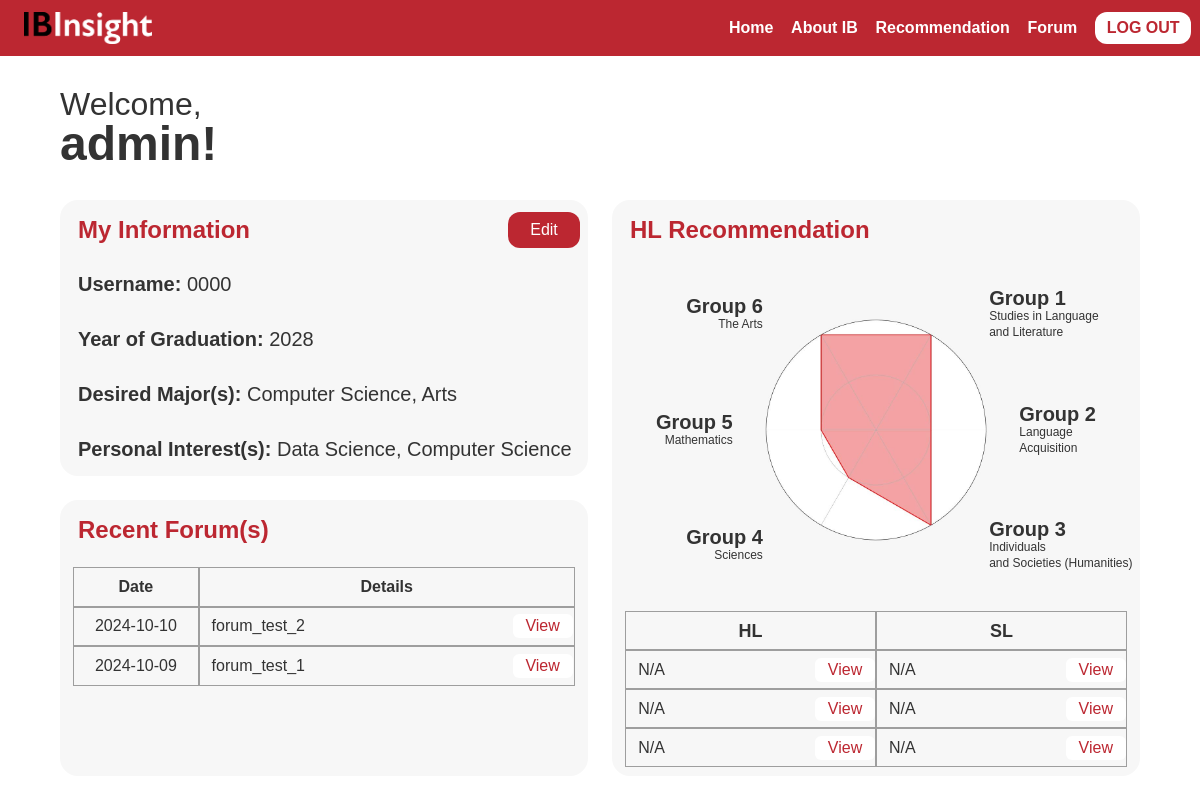
The page /main/ (signed in) on the database its author committed.
### member/models.py (models this page shows, shortened)
class CustomUser(AbstractBaseUser, PermissionsMixin):
    username = models.CharField(max_length=50, unique=True)
    name = models.CharField(max_length=60, default="")
    year_of_graduation = models.CharField(max_length=60, default="")
    major = models.CharField(max_length=60, default="")
    interest = models.CharField(max_length=60, default="")
    is_active = models.BooleanField(default=True)
    is_staff = models.BooleanField(default=False)
    REQUIRED_FIELDS = ['name']
    USERNAME_FIELD = 'username'
    objects = CustomUserManager()
    class Meta:
        verbose_name = 'Custom User'
        verbose_name_plural = 'Custom Users'

### forum/models.py (models this page shows, shortened)
class Post(models.Model):
    title = models.CharField(max_length=200)  # Title of the post
    content = models.TextField()  # Main content of the post
    created_by = models.ForeignKey(settings.AUTH_USER_MODEL, on_delete=models.CASCADE, null=True, blank=True)  # User who created the post (can be null)
    created_at = models.DateTimeField(default=timezone.now)  # Timestamp
    categories = models.ManyToManyField(Category, related_name='posts', blank=True)  # Many-to-many relationship with categories
    hashtags = models.ManyToManyField(Hashtags, related_name='posts', blank=True)  # Many-to-many relationship with hashtags

### ibinsight/views.py (the view, shortened to what this page needs)
# urls.py: path('main/', views.to_main, name='to-main'),
@login_required
def to_main(request):
    curr_user = request.user
    all_post_list = [p for p in Post.objects.all().order_by('pk')]
    last_four_post_list = [p for p in reversed(all_post_list[-4:])]
    last_four_post_date_list = [p.created_at.strftime("%Y-%m-%d") for p in last_four_post_list]
    last_four_post_title_list = [p.title for p in last_four_post_list]
    last_four_post_pk_list = [p.pk for p in last_four_post_list]
    last_four_post_tuple_list = []
    for i in range(len(last_four_post_list)):
        last_four_post_tuple_list.append((last_four_post_date_list[i], last_four_post_title_list[i], last_four_post_pk_list[i]))
    post_list = [p for p in reversed(last_four_post_list)]
    from pathlib import Path
    BASE_DIR = Path(__file__).resolve().parent.parent
    import pickle
    username = curr_user.username
    if os.path.isfile(os.path.join(BASE_DIR, 'static') + "/plot/" + username + '_subject_name.pickle'):
        with open(file=os.path.join(BASE_DIR, 'static') + "/plot/" + username + '_subject_name.pickle', mode='rb') as f:
            sl_hl_dict = pickle.load(f)
        with open(file=os.path.join(BASE_DIR, 'static') + "/plot/" + username + '_subject_pk.pickle', mode='rb') as f:
            sl_hl_pk_dict = pickle.load(f)
        sl_list = sl_hl_dict['sl']
        hl_list = sl_hl_dict['hl']
        sl_pk_list = sl_hl_pk_dict['sl']
        hl_pk_list = sl_hl_pk_dict['hl']
        hl_sl_tuple_list = []
        for i in range(len(sl_list)):
            hl_sl_tuple_list.append((hl_list[i], hl_pk_list[i], sl_list[i], sl_pk_list[i]))
    else:
        hl_sl_tuple_list = [('N/A', 0, 'N/A', 0), ('N/A', 0, 'N/A', 0), ('N/A', 0, 'N/A', 0)]
    context = {
        'curr_user': curr_user,
        'last_four_post_tuple_list': last_four_post_tuple_list,
        'post_list': post_list,
        'hl_sl_tuple_list': hl_sl_tuple_list,
    }
    print(hl_sl_tuple_list)
    return render(request, 'main.html', context)

### ibinsight/templates/main.html (shortened to what this page needs)
<!DOCTYPE html>
<html data-wf-page="66b72f81754fe5eef25d558d" data-wf-site="66b359f46c17395c16edd2c3">
<head>
  {% load static %}
  <link href="{% static 'css/normalize.css' %}" rel="stylesheet" type="text/css">
  <link href="{% static 'css/webflow.css' %}" rel="stylesheet" type="text/css">
  <link href="{% static 'css/eric-ibinsight.webflow.css' %}" rel="stylesheet" type="text/css">
</head>
<body>
  <section class="sectionnav">
    <div class="w-layout-blockcontainer containernav w-container">
      <div class="divblocknavmaingrid">
        <div id="w-node-_17c9d079-c3c6-f931-0dfe-7ccdf33b1fac-f25d558d" class="divblocknavicon"><img src="{% static 'images/Logo_BlackWhite.png' %}" loading="lazy" id="w-node-_17c9d079-c3c6-f931-0dfe-7ccdf33b1fad-f25d558d" alt="" class="imagenavicon"></div>
        <div id="w-node-_17c9d079-c3c6-f931-0dfe-7ccdf33b1fae-f25d558d" class="divblocknavmenugrid">
          <a id="w-node-_17c9d079-c3c6-f931-0dfe-7ccdf33b1faf-f25d558d" class="divblocknavmenubutton" href="{% url 'to-main' %}" style="text-decoration:none">
            <h1 class="headingnavmenubutton">Home</h1>
          </a>
          <a id="w-node-_17c9d079-c3c6-f931-0dfe-7ccdf33b1fb2-f25d558d" class="divblocknavmenubutton" href="{% url 'to-about_ib' %}" style="text-decoration:none">
            <h1 class="headingnavmenubutton">About IB</h1>
          </a>
          <a id="w-node-_17c9d079-c3c6-f931-0dfe-7ccdf33b1fb5-f25d558d" class="divblocknavmenubutton" href="{% url 'to-survey' %}" style="text-decoration:none">
            <h1 class="headingnavmenubutton">Recommendation</h1>
          </a>
          <a id="w-node-_17c9d079-c3c6-f931-0dfe-7ccdf33b1fb8-f25d558d" class="divblocknavmenubutton" href="{% url 'forum_list' %}" style="text-decoration:none">
            <h1 class="headingnavmenubutton">Forum</h1>
          </a>
          <a id="w-node-_17c9d079-c3c6-f931-0dfe-7ccdf33b1fbb-f25d558d" class="divblocknavlogoutbutton" href="{% url 'log-out' %}" style="text-decoration:none">
            <h1 id="w-node-_17c9d079-c3c6-f931-0dfe-7ccdf33b1fbc-f25d558d" class="headingnavlogoutbutton">LOG OUT</h1>
          </a>
        </div>
      </div>
    </div>
  </section>
  <section class="sectionmain">
    <div class="w-layout-blockcontainer containermain w-container">
      <div class="divblockmaingrid">
        <div id="w-node-_4f51be35-b780-31d8-a105-f304700f7ceb-f25d558d" class="divblockmainwelcomegrid">
          <div id="w-node-acc635b2-3aff-e1eb-7108-f30380a2d864-f25d558d" class="divblockmainwelcometitle">
            <h1 id="w-node-de17b220-5439-60c4-2378-4b4fd3cc8530-f25d558d" class="headingmainwelcomegreeting">Welcome,</h1>
            <h1 id="w-node-_1904dfa7-d66f-7dbc-2177-1966688c6193-f25d558d" class="headingmainwelcomename">{{ curr_user.name }}!</h1>
          </div>
        </div>
        <div class="divblockmaininfogrid">
          <div id="w-node-ab0edbd6-a158-5b45-e9b5-e031139ac2b2-f25d558d" class="divblockmaininfoleftgrid">
            <div class="divblockmainmyinformationgrid">
              <div id="w-node-be0fd73b-c6e6-d8f2-48d2-b1a301f68442-f25d558d" class="divblockmaininfotitlegrid">
                <h1 id="w-node-_0221d531-93ca-3191-6a16-79e5bac06361-f25d558d" class="headingmaininfotitle">My Information</h1>
                <a id="w-node-_7917ca6a-77d5-a561-bf60-b6027bda9dd2-f25d558d" class="divblockmaininfotitlebutton" style="text-decoration:none; cursor:pointer" onclick="showModal();">
                  <h1 id="w-node-_182e9e8d-9c61-df76-ce19-93a640f96abc-f25d558d" class="headingmaininfotitlebutton">Edit</h1>
                </a>
              </div>
              <div id="w-node-c324d78a-20f1-9839-74b9-bb2274b37c1c-f25d558d" class="divblockmainmyinformationdetailgrid">
                <h1 id="w-node-_9bc10c75-dfda-3ec4-4867-940f20518f3b-f25d558d" class="headingmainmyinformationdetail"><strong>Username: </strong>{{ curr_user.username }}</h1>
                <h1 id="w-node-_975e39fb-5b5e-8d53-18ae-a49b8d66dbc8-f25d558d" class="headingmainmyinformationdetail"><strong>Year of Graduation: </strong>{{ curr_user.year_of_graduation }}</h1>
                <h1 id="w-node-_55d4034a-e8c8-9cfd-afb1-f340570015c5-f25d558d" class="headingmainmyinformationdetail"><strong>Desired Major(s): </strong>{{ curr_user.major }}</h1>
                <h1 id="w-node-fa2bb18a-de53-c93a-4787-f03e77bc1d46-f25d558d" class="headingmainmyinformationdetail"><strong>Personal Interest(s): </strong>{{ curr_user.interest }}</h1>
              </div>
            </div>
            <div class="divblockmainrecentforumgrid">
              <div id="w-node-_0f436ff5-e4f8-a855-3b85-dbd1240ca473-f25d558d" class="divblockmaininfotitlegrid">
                <h1 id="w-node-_0f436ff5-e4f8-a855-3b85-dbd1240ca474-f25d558d" class="headingmaininfotitle"><strong>Recent Forum(s)</strong></h1>
              </div>
              <div id="w-node-_4e21f856-0db4-45c9-7261-9c1a764c02d9-f25d558d" class="divblockmainrecentforumsdetailgrid">
                <div id="w-node-be343372-3fea-b3a0-6f15-7d9234670aeb-f25d558d" class="divblockmainrecentforumheader">
                  <h1 id="w-node-_4b3b94b1-7ea2-cb8e-ee21-71446df18489-f25d558d" class="headingmainrecentforumsheader">Date</h1>
                </div>
                <div id="w-node-cc49ddbf-1877-85e8-dcf0-4a44979d2079-f25d558d" class="divblockmainrecentforumheader">
                  <h1 id="w-node-cc49ddbf-1877-85e8-dcf0-4a44979d207a-f25d558d" class="headingmainrecentforumsheader">Details</h1>
                </div>
                {% for date, title, pk in last_four_post_tuple_list %}
                <div id="w-node-_37ad7684-dbf8-3f5e-8473-4484ff478328-f25d558d" class="divblockmainrecentforumtabledate">
                  <h1 id="w-node-_1d78c812-b79e-77a2-5a86-95e6c00d851e-f25d558d" class="headingmainrecentforumstable">{{date}}</h1>
                </div>
                <div id="w-node-ed69a9e5-028c-6c4f-1f01-828c767f0330-f25d558d" class="divblockmainrecentforumtabledetails">
                  <h1 id="w-node-ed69a9e5-028c-6c4f-1f01-828c767f0331-f25d558d" class="headingmainrecentforumstabledetail">
                    {{title}}</h1>
                  <a id="w-node-f6a87caa-7e2f-b695-5b73-ce779f4a4e2a-f25d558d" class="divblockmainrecentforumtabledetailsbutton" style="text-decoration:none; cursor:pointer" href="/forum/post/{{pk}}/">
                    <h1 id="w-node-_17a2e741-3ca2-5259-a019-f809f07a13f9-f25d558d" class="headingmainrecentforumstabledetailsbutton">View</h1>
                  </a>
                </div>
                {% endfor %}
              </div>
            </div>
          </div>
          <div class="divblockmainhrrecommendationgrid">
            <div id="w-node-bd4d57bf-eda9-b143-60fd-7e579e16d258-f25d558d" class="divblockmaininfotitlegrid">
              <h1 id="w-node-bd4d57bf-eda9-b143-60fd-7e579e16d259-f25d558d" class="headingmaininfotitle"><strong>HL Recommendation</strong></h1>
            </div>
            <div id="w-node-f2f669aa-bd01-b2c6-589f-06361701d41a-f25d558d" class="divblockmainrecommendationdetailgrid">
              <div id="w-node-_453e01ad-0e6c-5e81-f59c-adddebe931ef-f25d558d" class="divblockmainchartgrid">
                <div id="w-node-b0d855e4-0a16-7b69-6af6-4a2a90c11757-f25d558d" class="divblockmainchartleftgrid">
                  <div id="w-node-da8b34e8-10eb-b3cb-98a9-daa4bad82a3f-f25d558d" class="divblockmainchartaxis">
                    <h1 id="w-node-d8a5ea83-0619-3dde-ea4f-20a711b71652-f25d558d" class="headingmainchartaxis">Group 6</h1>
                    <h1 id="w-node-c78bd183-9699-9a69-26f9-676a3264acf1-f25d558d" class="headingmainchartaxis1name">The Arts</h1>
                  </div>
                  <div id="w-node-_23592f1d-f6ba-1bc0-6ff8-c9ed2d136a86-f25d558d" class="divblockmainchartaxisleftcenter">
                    <h1 id="w-node-_23592f1d-f6ba-1bc0-6ff8-c9ed2d136a87-f25d558d" class="headingmainchartaxis">Group 5</h1>
                    <h1 id="w-node-_23592f1d-f6ba-1bc0-6ff8-c9ed2d136a89-f25d558d" class="headingmainchartaxisname">Mathematics</h1>
                  </div>
                  <div id="w-node-_3e547d14-dd4c-0a8e-a5a7-676ca3c4bc05-f25d558d" class="divblockmainchartaxis">
                    <h1 id="w-node-_3e547d14-dd4c-0a8e-a5a7-676ca3c4bc06-f25d558d" class="headingmainchartaxis">Group 4</h1>
                    <h1 id="w-node-_3e547d14-dd4c-0a8e-a5a7-676ca3c4bc08-f25d558d" class="headingmainchartaxisname">Sciences</h1>
                  </div>
                </div>
                <img src="/static/plot/{{curr_user.username}}.jpg" loading="lazy" id="w-node-_9330d295-592f-967b-0522-4f7333d91e7f-f25d558d" alt="/static/plot/NO IMAGE.jpg" class="imagechart">
                <div id="w-node-_4e0948b2-8b03-91c9-3a25-12239f709664-f25d558d" class="divblockmainchartrightgrid">
                  <div id="w-node-_5037d0d7-13c9-2139-5a9e-62c1f8894036-f25d558d" class="divblockmainchartaxis">
                    <h1 id="w-node-f60d0228-8224-3db5-7e3f-0fc6e941d5b1-f25d558d" class="headingmainchartaxis">Group 1</h1>
                    <h1 id="w-node-c2530118-25a4-6a16-aabe-dbc9f63b9208-f25d558d" class="headingmainchartaxis2name">Studies in Language<br>and Literature</h1>
                  </div>
                  <div id="w-node-_3580d02d-2f25-3f5c-14c7-0f46e47d0746-f25d558d" class="divblockmainchartaxisrightcenter">
                    <h1 id="w-node-_3580d02d-2f25-3f5c-14c7-0f46e47d0747-f25d558d" class="headingmainchartaxis">Group 2</h1>
                    <h1 id="w-node-_3580d02d-2f25-3f5c-14c7-0f46e47d0749-f25d558d" class="headingmainchartaxis3name">Language<br>Acquisition</h1>
                  </div>
                  <div id="w-node-d37b8475-6c3b-e40c-320f-458ad9c6b513-f25d558d" class="divblockmainchartaxis">
                    <h1 id="w-node-d37b8475-6c3b-e40c-320f-458ad9c6b514-f25d558d" class="headingmainchartaxis">Group 3</h1>
                    <h1 id="w-node-d37b8475-6c3b-e40c-320f-458ad9c6b516-f25d558d" class="headingmainchartaxisname">Individuals<br>and Societies (Humanities)</h1>
                  </div>
                </div>
              </div>
              <div id="w-node-af5adec9-b179-7cdc-459a-7bdf733fc97c-f25d558d" class="divblockmainrecommendationtablegrid">
                <div id="w-node-af5adec9-b179-7cdc-459a-7bdf733fc97d-f25d558d" class="divblockmainrecommendationheader">
                  <h1 id="w-node-af5adec9-b179-7cdc-459a-7bdf733fc97e-f25d558d" class="headingmainrecommendationheader">HL</h1>
                </div>
                <div id="w-node-_4f881ee1-6d06-070f-7158-a32ce37fa608-f25d558d" class="divblockmainrecommendationheader">
                  <h1 id="w-node-_4f881ee1-6d06-070f-7158-a32ce37fa609-f25d558d" class="headingmainrecommendationheader">SL</h1>
                </div>
                {% for hl, hl_pk, sl, sl_pk in hl_sl_tuple_list %}
                <div id="w-node-af5adec9-b179-7cdc-459a-7bdf733fc986-f25d558d" class="divblockmainrecommendationtabledetails">
                  <h1 id="w-node-af5adec9-b179-7cdc-459a-7bdf733fc987-f25d558d" class="headingmainrecommendationtabledetail">
                    {{hl}}</h1>
                  {% if hl_pk == 0 %}
                  <a id="w-node-af5adec9-b179-7cdc-459a-7bdf733fc989-f25d558d" class="divblockmainrecommendationtabledetailsbutton" style="text-decoration:none;cursor:pointer">
                    <h1 id="w-node-af5adec9-b179-7cdc-459a-7bdf733fc98a-f25d558d" class="headingmainrecomendationtabledetailsbutton">View</h1>
                  </a>
                  {% endif %}
                </div>
                <div id="w-node-a37ba220-f18c-a11b-76a5-ead10b56bcc2-f25d558d" class="divblockmainrecommendationtabledetails">
                  <h1 id="w-node-a37ba220-f18c-a11b-76a5-ead10b56bcc3-f25d558d" class="headingmainrecommendationtabledetail">{{sl}}</h1>
                  {% if sl_pk == 0 %}
                  <a id="w-node-a37ba220-f18c-a11b-76a5-ead10b56bcc5-f25d558d" class="divblockmainrecommendationtabledetailsbutton" style="text-decoration:none;cursor:pointer">
                    <h1 id="w-node-a37ba220-f18c-a11b-76a5-ead10b56bcc6-f25d558d" class="headingmainrecomendationtabledetailsbutton">View</h1>
                  </a>
                  {% endif %}
                </div>
                {% endfor %}
              </div>
            </div>
          </div>
        </div>
      </div>
    </div>
  </section>
</body>
</html>

### static/css/webflow.css (style rules this page uses)
* { -webkit-box-sizing: border-box; -moz-box-sizing: border-box; box-sizing: border-box; }
html { height: 100%; }
body { margin: 0; min-height: 100%; background-color: #fff; font-family: Arial, sans-serif; font-size: 14px; line-height: 20px; color: #333; }
img { max-width: 100%; vertical-align: middle; display: inline-block; }
h1, h2, h3, h4, h5, h6 { font-weight: bold; margin-bottom: 10px; }
h1 { font-size: 38px; line-height: 44px; margin-top: 20px; }
.w-container { margin-left: auto; margin-right: auto; max-width: 940px; }
.w-container:before, .w-container:after { content: " "; display: table; grid-column-start: 1; grid-row-start: 1; grid-column-end: 2; grid-row-end: 2; }
.w-container:after { clear: both; }

### rows shown on the page
CustomUser: name "admin", username "0000", year_of_graduation "2028", major "Computer Science, Arts", interest "Data Science, Computer Science", username (picture)
Post: last_four_post_tuple_list "forum_test_2"
Post: last_four_post_tuple_list "forum_test_1"

### other values the page prints
{{ date }} "2024-10-10" "2024-10-09"
{{ hl }} "N/A" "N/A" "N/A"
{{ sl }} "N/A" "N/A" "N/A"
